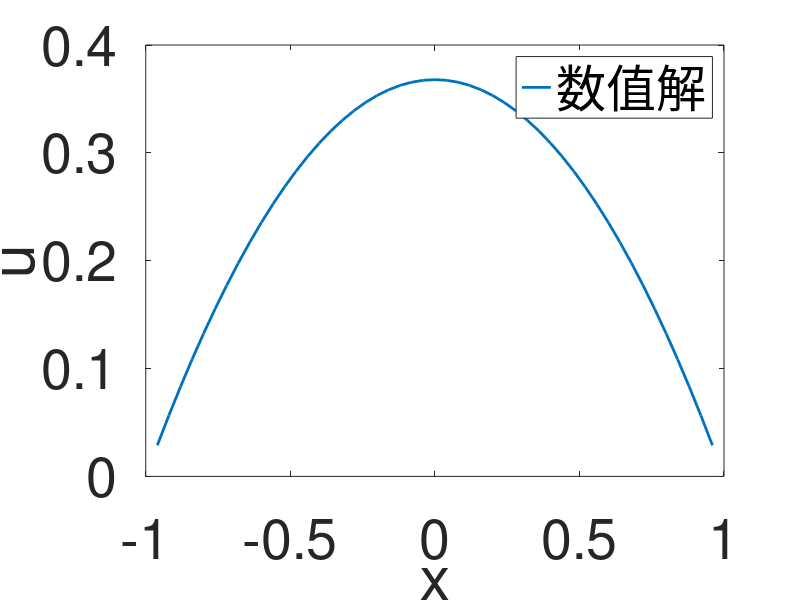
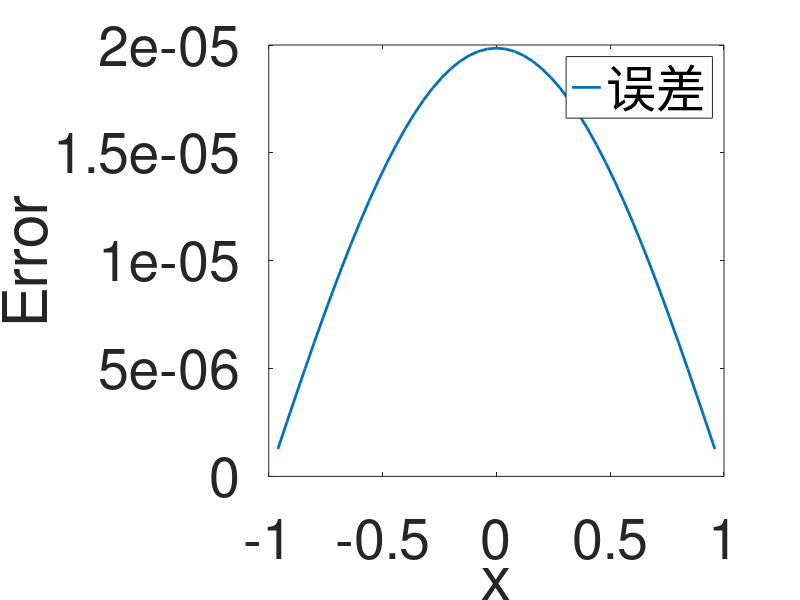

Here is the MATLAB script that generated these plots, in order:
clc,clear,close all;
tic
L=-1;R=1;T=1;
N=50;K=5000; %N空间差分，T时间差分
hx=(R-L)/N;ht=T/K;
u0=@(x) 1-x.^2;
f=@(x,t) exp(-t).*(1+x.^2);
f_true=@(x,t) exp(-t).*(1-x.^2);

A=diag(ones(N-2,1),1)-2*diag(ones(N-1,1))+diag(ones(N-2,1),-1);
x=hx*(1:N-1)'-1; 
u=u0(x);
%% index=1时用欧拉格式；index=2用向后欧拉格式
index=1;
FE=(eye(N-1)+ht/hx.^2*A); %欧拉方法矩阵
BE=(eye(N-1)-ht/hx.^2*A); %向后欧拉方法矩阵
for i =1:K
    if index==1
        u=FE*u+ht*f(x,(i-1)*ht);
    elseif index==2
        u=BE\(u+ht*f(x,i*ht));
    end
end

%取真解
kongxi=0.001;Va=40;
U0=zeros(1,Va+1);
U1=U0;UE=U0;
U0=1-x.^2;
for i=1:N
    t=T;%取t=1时刻的空间
%     t=i*kongxi;
%     for j=2:Va
%         U1(j)=U0(j)+kongxi*(U0(j+1)-2*U0(j)+U0(j-1))/hx^2+exp(-t)*(1+x(j)^2)*kongxi;
%     end
%     U0=U1;U1=0;
    UE=exp(-t)*(1-x.^2); 
end
% [V,M]=eig()
figure(1)
fig1=plot(x,u);
set(fig1,'markersize',12);
xlabel('x'); ylabel('u');
set(fig1,'LineWidth',2,'markersize',2); set(gca,'FontSize',40);
legend(fig1,'数值解')

figure(2)
% fig2=plot(x,log10(abs(u-f_true(x,t))));
fig2=plot(x,abs(u-f_true(x,t)));
set(fig2,'markersize',12);
xlabel('x'); ylabel('Error');
set(fig2,'LineWidth',2,'markersize',2); set(gca,'FontSize',40);
legend(fig2,'误差')
% ut=zeros(N-1,1);ut(1)=u0;
% for i=2:N-1
%     ut(i)=ut(i-1)+ht*f(ut(i-1),t);
% end
toc
po=toc